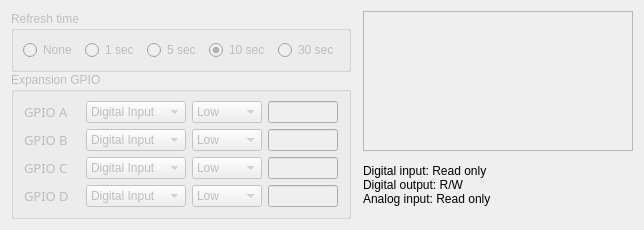
            <widget class="QWidget" name="userio_tab">
             <attribute name="title">
              <string>User I/O</string>
             </attribute>
             <attribute name="toolTip">
              <string>User I/O (supported WIZ750SR)</string>
             </attribute>
             <layout class="QGridLayout" name="gridLayout_124">
              <item row="0" column="0">
               <layout class="QGridLayout" name="gridLayout_123">
                <property name="horizontalSpacing">
                 <number>12</number>
                </property>
                <item row="0" column="0">
                 <layout class="QGridLayout" name="gridLayout_122">
                  <item row="0" column="0">
                   <widget class="QGroupBox" name="refresh_grp">
                    <property name="enabled">
                     <bool>false</bool>
                    </property>
                    <property name="title">
                     <string>Refresh time</string>
                    </property>
                    <layout class="QGridLayout" name="gridLayout_30">
                     <item row="0" column="0">
                      <layout class="QHBoxLayout" name="horizontalLayout_11">
                       <property name="spacing">
                        <number>8</number>
                       </property>
                       <item>
                        <widget class="QRadioButton" name="refresh_no">
                         <property name="text">
                          <string>None</string>
                         </property>
                         <property name="checked">
                          <bool>false</bool>
                         </property>
                        </widget>
                       </item>
                       <item>
                        <widget class="QRadioButton" name="refresh_1s">
                         <property name="text">
                          <string>1 sec</string>
                         </property>
                         <property name="checked">
                          <bool>false</bool>
                         </property>
                        </widget>
                       </item>
                       <item>
                        <widget class="QRadioButton" name="refresh_5s">
                         <property name="text">
                          <string>5 sec</string>
                         </property>
                         <property name="checked">
                          <bool>false</bool>
                         </property>
                        </widget>
                       </item>
                       <item>
                        <widget class="QRadioButton" name="refresh_10s">
                         <property name="text">
                          <string>10 sec</string>
                         </property>
                         <property name="checked">
                          <bool>true</bool>
                         </property>
                        </widget>
                       </item>
                       <item>
                        <widget class="QRadioButton" name="refresh_30s">
                         <property name="text">
                          <string>30 sec</string>
                         </property>
                        </widget>
                       </item>
                      </layout>
                     </item>
                    </layout>
                   </widget>
                  </item>
                  <item row="1" column="0">
                   <widget class="QGroupBox" name="exp_gpio">
                    <property name="enabled">
                     <bool>false</bool>
                    </property>
                    <property name="title">
                     <string>Expansion GPIO</string>
                    </property>
                    <layout class="QGridLayout" name="gridLayout9">
                     <item row="0" column="0">
                      <layout class="QGridLayout" name="gridLayout5">
                       <item row="0" column="0">
                        <widget class="QLabel" name="gpioa_label">
                         <property name="minimumSize">
                          <size>
                           <width>56</width>
                           <height>0</height>
                          </size>
                         </property>
                         <property name="maximumSize">
                          <size>
                           <width>56</width>
                           <height>16777215</height>
                          </size>
                         </property>
                         <property name="font">
                          <font>
                           <family>맑은 고딕</family>
                           <pointsize>10</pointsize>
                          </font>
                         </property>
                         <property name="text">
                          <string>GPIO A</string>
                         </property>
                        </widget>
                       </item>
                       <item row="0" column="1">
                        <widget class="QComboBox" name="gpioa_config">
                         <property name="minimumSize">
                          <size>
                           <width>100</width>
                           <height>0</height>
                          </size>
                         </property>
                         <property name="maximumSize">
                          <size>
                           <width>100</width>
                           <height>16777215</height>
                          </size>
                         </property>
                         <item>
                          <property name="text">
                           <string>Digital Input</string>
                          </property>
                         </item>
                         <item>
                          <property name="text">
                           <string>Digital Output</string>
                          </property>
                         </item>
                         <item>
                          <property name="text">
                           <string>Analog Input</string>
                          </property>
                         </item>
                        </widget>
                       </item>
                       <item row="0" column="2">
                        <widget class="QComboBox" name="gpioa_set">
                         <property name="minimumSize">
                          <size>
                           <width>70</width>
                           <height>22</height>
                          </size>
                         </property>
                         <property name="maximumSize">
                          <size>
                           <width>70</width>
                           <height>22</height>
                          </size>
                         </property>
                         <item>
                          <property name="text">
                           <string>Low</string>
                          </property>
                         </item>
                         <item>
                          <property name="text">
                           <string>High</string>
                          </property>
                         </item>
                        </widget>
                       </item>
                       <item row="0" column="3">
                        <widget class="QLineEdit" name="gpioa_get">
                         <property name="minimumSize">
                          <size>
                           <width>70</width>
                           <height>22</height>
                          </size>
                         </property>
                         <property name="maximumSize">
                          <size>
                           <width>70</width>
                           <height>22</height>
                          </size>
                         </property>
                         <property name="inputMask">
                          <string notr="true"/>
                         </property>
                         <property name="text">
                          <string notr="true"/>
                         </property>
                         <property name="maxLength">
                          <number>4</number>
                         </property>
                         <property name="frame">
                          <bool>true</bool>
                         </property>
                         <property name="alignment">
                          <set>Qt::AlignCenter</set>
                         </property>
                         <property name="dragEnabled">
                          <bool>true</bool>
                         </property>
                         <property name="readOnly">
                          <bool>true</bool>
                         </property>
                        </widget>
                       </item>
                      </layout>
                     </item>
                     <item row="1" column="0">
                      <layout class="QGridLayout" name="gridLayout6">
                       <item row="0" column="0">
                        <widget class="QLabel" name="gpiob_label">
                         <property name="minimumSize">
                          <size>
                           <width>56</width>
                           <height>0</height>
                          </size>
                         </property>
                         <property name="maximumSize">
                          <size>
                           <width>56</width>
                           <height>16777215</height>
                          </size>
                         </property>
                         <property name="font">
                          <font>
                           <family>맑은 고딕</family>
                           <pointsize>10</pointsize>
                          </font>
                         </property>
                         <property name="text">
                          <string>GPIO B</string>
                         </property>
                        </widget>
                       </item>
                       <item row="0" column="1">
                        <widget class="QComboBox" name="gpiob_config">
                         <property name="minimumSize">
                          <size>
                           <width>100</width>
                           <height>0</height>
                          </size>
                         </property>
                         <property name="maximumSize">
                          <size>
                           <width>100</width>
                           <height>16777215</height>
                          </size>
                         </property>
                         <item>
                          <property name="text">
                           <string>Digital Input</string>
                          </property>
                         </item>
                         <item>
                          <property name="text">
                           <string>Digital Output</string>
                          </property>
                         </item>
                         <item>
                          <property name="text">
                           <string>Analog Input</string>
                          </property>
                         </item>
                        </widget>
                       </item>
                       <item row="0" column="2">
                        <widget class="QComboBox" name="gpiob_set">
                         <property name="minimumSize">
                          <size>
                           <width>70</width>
                           <height>22</height>
                          </size>
                         </property>
                         <property name="maximumSize">
                          <size>
                           <width>70</width>
                           <height>22</height>
                          </size>
                         </property>
                         <item>
                          <property name="text">
                           <string>Low</string>
                          </property>
                         </item>
                         <item>
                          <property name="text">
                           <string>High</string>
                          </property>
                         </item>
                        </widget>
                       </item>
                       <item row="0" column="3">
                        <widget class="QLineEdit" name="gpiob_get">
                         <property name="minimumSize">
                          <size>
                           <width>70</width>
                           <height>22</height>
                          </size>
                         </property>
                         <property name="maximumSize">
                          <size>
                           <width>70</width>
                           <height>22</height>
                          </size>
                         </property>
                         <property name="inputMask">
                          <string notr="true"/>
                         </property>
                         <property name="text">
                          <string notr="true"/>
                         </property>
                         <property name="maxLength">
                          <number>4</number>
                         </property>
                         <property name="frame">
                          <bool>true</bool>
                         </property>
                         <property name="alignment">
                          <set>Qt::AlignCenter</set>
                         </property>
                         <property name="dragEnabled">
                          <bool>true</bool>
                         </property>
                         <property name="readOnly">
                          <bool>true</bool>
                         </property>
                        </widget>
                       </item>
                      </layout>
                     </item>
                     <item row="2" column="0">
                      <layout class="QGridLayout" name="gridLayout7">
                       <item row="0" column="0">
                        <widget class="QLabel" name="gpioc_label">
                         <property name="minimumSize">
                          <size>
                           <width>56</width>
                           <height>0</height>
                          </size>
                         </property>
                         <property name="maximumSize">
                          <size>
                           <width>56</width>
                           <height>16777215</height>
                          </size>
                         </property>
                         <property name="font">
                          <font>
                           <family>맑은 고딕</family>
                           <pointsize>10</pointsize>
                          </font>
                         </property>
                         <property name="text">
                          <string>GPIO C</string>
                         </property>
                        </widget>
                       </item>
                       <item row="0" column="1">
                        <widget class="QComboBox" name="gpioc_config">
                         <property name="minimumSize">
                          <size>
                           <width>100</width>
                           <height>0</height>
                          </size>
                         </property>
                         <property name="maximumSize">
                          <size>
                           <width>100</width>
                           <height>16777215</height>
                          </size>
                         </property>
                         <item>
                          <property name="text">
                           <string>Digital Input</string>
                          </property>
                         </item>
                         <item>
                          <property name="text">
                           <string>Digital Output</string>
                          </property>
                         </item>
                         <item>
                          <property name="text">
                           <string>Analog Input</string>
                          </property>
                         </item>
                        </widget>
                       </item>
                       <item row="0" column="2">
                        <widget class="QComboBox" name="gpioc_set">
                         <property name="minimumSize">
                          <size>
                           <width>70</width>
                           <height>22</height>
                          </size>
                         </property>
                         <property name="maximumSize">
                          <size>
                           <width>70</width>
                           <height>22</height>
                          </size>
                         </property>
                         <item>
                          <property name="text">
                           <string>Low</string>
                          </property>
                         </item>
                         <item>
                          <property name="text">
                           <string>High</string>
                          </property>
                         </item>
                        </widget>
                       </item>
                       <item row="0" column="3">
                        <widget class="QLineEdit" name="gpioc_get">
                         <property name="minimumSize">
                          <size>
                           <width>70</width>
                           <height>22</height>
                          </size>
                         </property>
                         <property name="maximumSize">
                          <size>
                           <width>70</width>
                           <height>22</height>
                          </size>
                         </property>
                         <property name="inputMask">
                          <string notr="true"/>
                         </property>
                         <property name="text">
                          <string notr="true"/>
                         </property>
                         <property name="maxLength">
                          <number>4</number>
                         </property>
                         <property name="frame">
                          <bool>true</bool>
                         </property>
                         <property name="alignment">
                          <set>Qt::AlignCenter</set>
                         </property>
                         <property name="dragEnabled">
                          <bool>true</bool>
                         </property>
                         <property name="readOnly">
                          <bool>true</bool>
                         </property>
                        </widget>
                       </item>
                      </layout>
                     </item>
                     <item row="3" column="0">
                      <layout class="QGridLayout" name="gridLayout8">
                       <item row="0" column="0">
                        <widget class="QLabel" name="gpiod_label">
                         <property name="minimumSize">
                          <size>
                           <width>56</width>
                           <height>0</height>
                          </size>
                         </property>
                         <property name="maximumSize">
                          <size>
                           <width>56</width>
                           <height>16777215</height>
                          </size>
                         </property>
                         <property name="font">
                          <font>
                           <family>맑은 고딕</family>
                           <pointsize>10</pointsize>
                          </font>
                         </property>
                         <property name="text">
                          <string>GPIO D</string>
                         </property>
                        </widget>
                       </item>
                       <item row="0" column="1">
                        <widget class="QComboBox" name="gpiod_config">
                         <property name="minimumSize">
                          <size>
                           <width>100</width>
                           <height>0</height>
                          </size>
                         </property>
                         <property name="maximumSize">
                          <size>
                           <width>100</width>
                           <height>16777215</height>
                          </size>
                         </property>
                         <item>
                          <property name="text">
                           <string>Digital Input</string>
                          </property>
                         </item>
                         <item>
                          <property name="text">
                           <string>Digital Output</string>
                          </property>
                         </item>
                         <item>
                          <property name="text">
                           <string>Analog Input</string>
                          </property>
                         </item>
                        </widget>
                       </item>
                       <item row="0" column="2">
                        <widget class="QComboBox" name="gpiod_set">
                         <property name="minimumSize">
                          <size>
                           <width>70</width>
                           <height>22</height>
                          </size>
                         </property>
                         <property name="maximumSize">
                          <size>
                           <width>70</width>
                           <height>22</height>
                          </size>
                         </property>
                         <item>
                          <property name="text">
                           <string>Low</string>
                          </property>
                         </item>
                         <item>
                          <property name="text">
                           <string>High</string>
                          </property>
                         </item>
                        </widget>
                       </item>
                       <item row="0" column="3">
                        <widget class="QLineEdit" name="gpiod_get">
                         <property name="minimumSize">
                          <size>
                           <width>70</width>
                           <height>22</height>
                          </size>
                         </property>
                         <property name="maximumSize">
                          <size>
                           <width>70</width>
                           <height>22</height>
                          </size>
                         </property>
                         <property name="inputMask">
                          <string notr="true"/>
                         </property>
                         <property name="text">
                          <string notr="true"/>
                         </property>
                         <property name="maxLength">
                          <number>4</number>
                         </property>
                         <property name="frame">
                          <bool>true</bool>
                         </property>
                         <property name="alignment">
                          <set>Qt::AlignCenter</set>
                         </property>
                         <property name="dragEnabled">
                          <bool>true</bool>
                         </property>
                         <property name="readOnly">
                          <bool>true</bool>
                         </property>
                        </widget>
                       </item>
                      </layout>
                     </item>
                    </layout>
                   </widget>
                  </item>
                 </layout>
                </item>
                <item row="0" column="1">
                 <layout class="QGridLayout" name="gridLayout_121">
                  <item row="0" column="0">
                   <widget class="QFrame" name="frame_5">
                    <property name="minimumSize">
                     <size>
                      <width>270</width>
                      <height>140</height>
                     </size>
                    </property>
                    <property name="frameShape">
                     <enum>QFrame::StyledPanel</enum>
                    </property>
                    <property name="frameShadow">
                     <enum>QFrame::Raised</enum>
                    </property>
                   </widget>
                  </item>
                  <item row="1" column="0">
                   <widget class="QLabel" name="label_5">
                    <property name="minimumSize">
                     <size>
                      <width>161</width>
                      <height>60</height>
                     </size>
                    </property>
                    <property name="text">
                     <string>Digital input: Read only
Digital output: R/W
Analog input: Read only</string>
                    </property>
                   </widget>
                  </item>
                 </layout>
                </item>
               </layout>
              </item>
             </layout>
            </widget>
